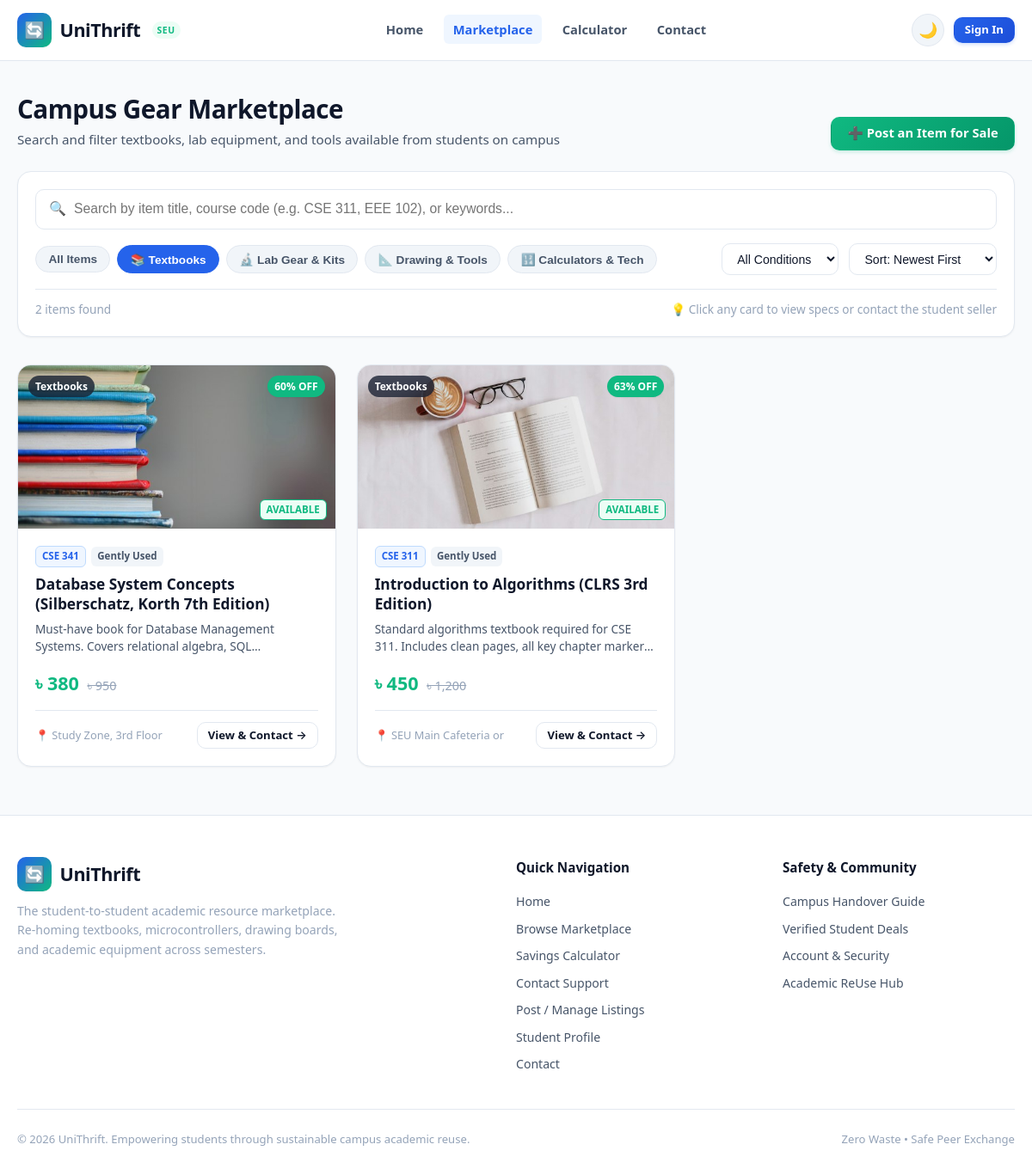
/marketplace.php?category=Textbooks, run on the app's committed database.
### tables this page shows
CREATE TABLE `items` (
  `id` int(11) NOT NULL AUTO_INCREMENT,
  `user_id` int(11) NOT NULL,
  `title` varchar(150) NOT NULL,
  `category` enum('Textbooks','Lab Gear & Kits','Drawing & Tools','Electronics & Calculators','Other') NOT NULL,
  `course_code` varchar(20) DEFAULT NULL,
  `item_condition` enum('Like New','Gently Used','Fair') NOT NULL,
  `original_price` decimal(10,2) NOT NULL,
  `selling_price` decimal(10,2) NOT NULL,
  `description` text NOT NULL,
  `meetup_location` varchar(120) NOT NULL,
  `image_icon` varchar(10) DEFAULT '?',
  `image_url` varchar(255) DEFAULT NULL,
  `status` enum('Available','Reserved','Sold') DEFAULT 'Available',
  `created_at` timestamp NOT NULL DEFAULT current_timestamp(),
  `updated_at` timestamp NOT NULL DEFAULT current_timestamp() ON UPDATE current_timestamp(),
  PRIMARY KEY (`id`),
  KEY `user_id` (`user_id`),
  CONSTRAINT `items_ibfk_1` FOREIGN KEY (`user_id`) REFERENCES `users` (`id`) ON DELETE CASCADE
);

### includes/auth_check.php (called while the page is built, shortened)
<?php
function format_price($amount): string {
    return APP_CURRENCY . ' ' . number_format((float)$amount, 0);
}
function calc_discount_pct($original, $selling): int {
    $orig = (float)$original;
    $sell = (float)$selling;
    return (int)round((($orig - $sell) / $orig) * 100);
}
function get_item_image(?string $imageUrl): ?string {
    $cleanPath = ltrim($imageUrl, '/\\');
    if (file_exists(__DIR__ . '/../' . $cleanPath) || file_exists(__DIR__ . '/' . $cleanPath)) {
        return $imageUrl;
    }
    return null;
}

### marketplace.php (the view, shortened to what this page needs)
<?php
require_once __DIR__ . '/includes/header.php';
$selectedCategory = $_GET['category'] ?? 'All';
$items = [];
try {
    if ($pdo) {
        $stmt = $pdo->query("
            SELECT i.*, u.full_name as seller_name, u.phone as seller_phone, u.department as seller_dept
            FROM items i
            JOIN users u ON i.user_id = u.id
            WHERE i.status = 'Available'
            ORDER BY i.id DESC
        ");
        $items = $stmt->fetchAll();
    }
} catch (PDOException $e) {
}
?>
<div class="container" style="padding-top: 2rem; padding-bottom: 3.5rem;">
    <div class="section-header" style="margin-bottom: 1.5rem;">
        <div>
            <h1 class="section-title">Campus Gear Marketplace</h1>
            <p class="section-desc">Search and filter textbooks, lab equipment, and tools available from students on campus</p>
        </div>
        <div>
            <a href="my_listings.php" class="btn btn-accent">
                ➕ Post an Item for Sale
            </a>
        </div>
    </div>
    <div class="marketplace-toolbar">
        <div class="search-box-wrap">
            <span class="search-icon-svg">🔍</span>
            <input type="text" id="marketplaceSearch" class="search-input" placeholder="Search by item title, course code (e.g. CSE 311, EEE 102), or keywords...">
        </div>
        <div class="filter-row">
            <div class="filter-pills">
                <button type="button" class="filter-pill <?= $selectedCategory === 'All' ? 'active' : '' ?>" data-category="All">
                    All Items
                </button>
                <button type="button" class="filter-pill <?= $selectedCategory === 'Textbooks' ? 'active' : '' ?>" data-category="Textbooks">
                    📚 Textbooks
                </button>
                <button type="button" class="filter-pill <?= $selectedCategory === 'Lab Gear & Kits' ? 'active' : '' ?>" data-category="Lab Gear & Kits">
                    🔬 Lab Gear &amp; Kits
                </button>
                <button type="button" class="filter-pill <?= $selectedCategory === 'Drawing & Tools' ? 'active' : '' ?>" data-category="Drawing & Tools">
                    📐 Drawing &amp; Tools
                </button>
                <button type="button" class="filter-pill <?= $selectedCategory === 'Electronics & Calculators' ? 'active' : '' ?>" data-category="Electronics & Calculators">
                    🔢 Calculators &amp; Tech
                </button>
            </div>
            <div class="filter-selects">
                <select id="conditionFilter" class="custom-select" aria-label="Filter by Condition">
                    <option value="All">All Conditions</option>
                </select>
                <select id="sortFilter" class="custom-select" aria-label="Sort Items">
                    <option value="newest">Sort: Newest First</option>
                </select>
            </div>
        </div>
        <div style="display: flex; justify-content: space-between; align-items: center; font-size: 0.85rem; color: var(--text-muted); border-top: 1px solid var(--border-color); padding-top: 0.75rem;">
            <span id="resultsCount"><?= count($items) ?> items available</span>
            <span>💡 Click any card to view specs or contact the student seller</span>
        </div>
    </div>
    <div class="items-grid" id="marketplaceGrid">
        <?php foreach ($items as $item): ?>
            <?php
                $discount = calc_discount_pct($item['original_price'], $item['selling_price']);
            ?>
            <div class="item-card"
                 data-id="<?= (int)$item['id'] ?>"
                 data-title="<?= htmlspecialchars($item['title']) ?>"
                 data-desc="<?= htmlspecialchars($item['description']) ?>"
                 data-course="<?= htmlspecialchars($item['course_code'] ?? '') ?>"
                 data-category="<?= htmlspecialchars($item['category']) ?>"
                 data-condition="<?= htmlspecialchars($item['item_condition']) ?>"
                 data-price="<?= (float)$item['selling_price'] ?>"
                 data-discount="<?= $discount ?>">
                <div class="card-img-wrap">
                    <?php $imgSrc = get_item_image($item['image_url'] ?? null); ?>
                    <?php if ($imgSrc): ?>
                        <img src="<?= htmlspecialchars($imgSrc) ?>" alt="<?= htmlspecialchars($item['title']) ?>" class="card-img-real">
                    <?php else: ?>
                        <span class="card-img-placeholder"><?= htmlspecialchars($item['image_icon'] ?? '📦') ?></span>
                    <?php endif; ?>
                    <span class="card-badge-category"><?= htmlspecialchars($item['category']) ?></span>
                    <?php if ($discount > 0): ?>
                        <span class="card-badge-discount"><?= $discount ?>% OFF</span>
                    <?php endif; ?>
                    <span class="card-badge-status status-available">Available</span>
                </div>
                <div class="card-body">
                    <div class="card-tags">
                        <?php if (!empty($item['course_code'])): ?>
                            <span class="tag-course"><?= htmlspecialchars($item['course_code']) ?></span>
                        <?php endif; ?>
                        <span class="tag-condition"><?= htmlspecialchars($item['item_condition']) ?></span>
                    </div>
                    <h3 class="card-title" title="<?= htmlspecialchars($item['title']) ?>">
                        <a href="item_details.php?id=<?= (int)$item['id'] ?>" style="color: inherit;">
                            <?= htmlspecialchars($item['title']) ?>
                        </a>
                    </h3>
                    <p class="card-desc">
                        <?= htmlspecialchars($item['description']) ?>
                    </p>
                    <div class="card-price-row">
                        <span class="price-current"><?= format_price($item['selling_price']) ?></span>
                        <?php if ((float)$item['original_price'] > (float)$item['selling_price']): ?>
                            <span class="price-original"><?= format_price($item['original_price']) ?></span>
                        <?php endif; ?>
                    </div>
                    <div class="card-footer">
                        <span class="card-location" title="<?= htmlspecialchars($item['meetup_location']) ?>">
                            📍 <?= htmlspecialchars($item['meetup_location']) ?>
                        </span>
                        <a href="item_details.php?id=<?= (int)$item['id'] ?>" class="btn btn-outline btn-sm">
                            View &amp; Contact &rarr;
                        </a>
                    </div>
                </div>
            </div>
        <?php endforeach; ?>
    </div>
</div>
<?php require_once __DIR__ . '/includes/footer.php'; ?>

### data on the page
items: image_url (picture), category "Textbooks", discount "60", course_code "CSE 341", item_condition "Gently Used", title "Database System Concepts (Silberschatz, Korth 7th Edition)", description "Must-have book for Database Management Systems. Covers relational algebra,…", selling_price "৳ 380", original_price "৳ 950", meetup_location "Study Zone, 3rd Floor"
items: image_url (picture), category "Textbooks", discount "63", course_code "CSE 311", item_condition "Gently Used", title "Introduction to Algorithms (CLRS 3rd Edition)", description "Standard algorithms textbook required for CSE 311. Includes clean pages, all key chapter…", selling_price "৳ 450", original_price "৳ 1,200", meetup_location "SEU Main Cafeteria…"

### other printed values
APP_NAME "UniThrift"
